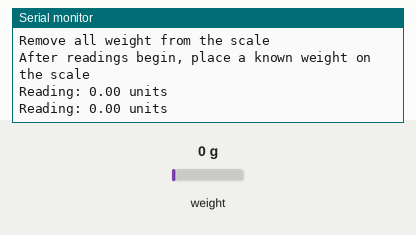
Recording of a sketch running on a simulated Arduino Uno, built with avr-gcc and run on an emulated ATmega328P. Parts: the last lines printed to the serial monitor. The inputs (shaded band) are chosen by the test bench; at power-on: weight on the scale 0 g.

Above: at 2.2 s.
2.3 s: weight on the scale set to 100 g
At 2.7 s:
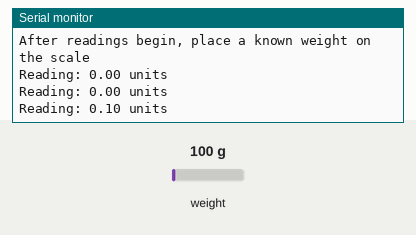
3.8 s: weight on the scale set to 1250 g
At 4.5 s:
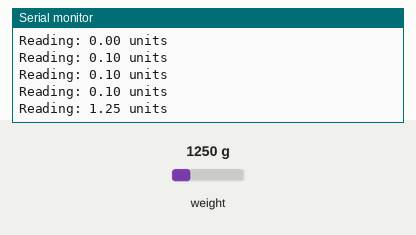
Timing chart, 0 to 6.8 s (numbered marks = the images above; inputs shaded):
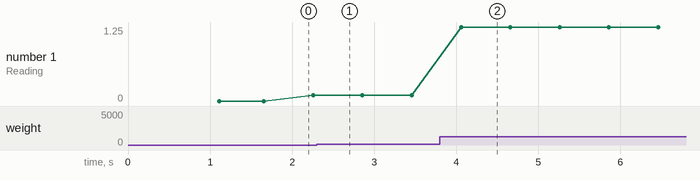

The sketch:

hx711_weight_read.ino
```cpp
// Arduino sketch that initializes an HX711 load cell amplifier, tares the scale, applies a calibration factor, and prints weight readings to the Serial Monitor.
//
// Full tutorial: https://shillehtek.com/blogs/news/arduino-uno-hx711-load-cell-read-weight
// Parts used: https://shillehtek.com/products/hx711-weighing-pressure-sensor-module-large-presoldered
//             https://shillehtek.com/products/arduino-nano-v3-0-atmega328p-16mhz-ch340c-type-c
//             https://shillehtek.com/products/arduino-nano-v3-presoldered-ch340g-atmega328p
// More examples: https://github.com/shillehbean/shillehtek-examples
//

#include "HX711.h"

#define DOUT  6
#define CLK   5

HX711 scale;

float calibration_factor = -7050;

void setup() {
  Serial.begin(9600);
  scale.begin(DOUT, CLK);

  scale.set_scale();
  scale.tare();

  Serial.println("HX711 scale test");
  Serial.println("Remove all weight from the scale");
  Serial.println("After readings begin, place a known weight on the scale");
}

void loop() {
  scale.set_scale(calibration_factor);

  Serial.print("Reading: ");
  Serial.print(scale.get_units(), 2);
  Serial.println(" units");

  delay(500);
}
```

Measured:
- after the input at 3.8 s, the serial monitor: prints a new line after 0.26 s (image 2)
- plotted number 1: 0.1 → 1.25 after the input at 3.8 s
